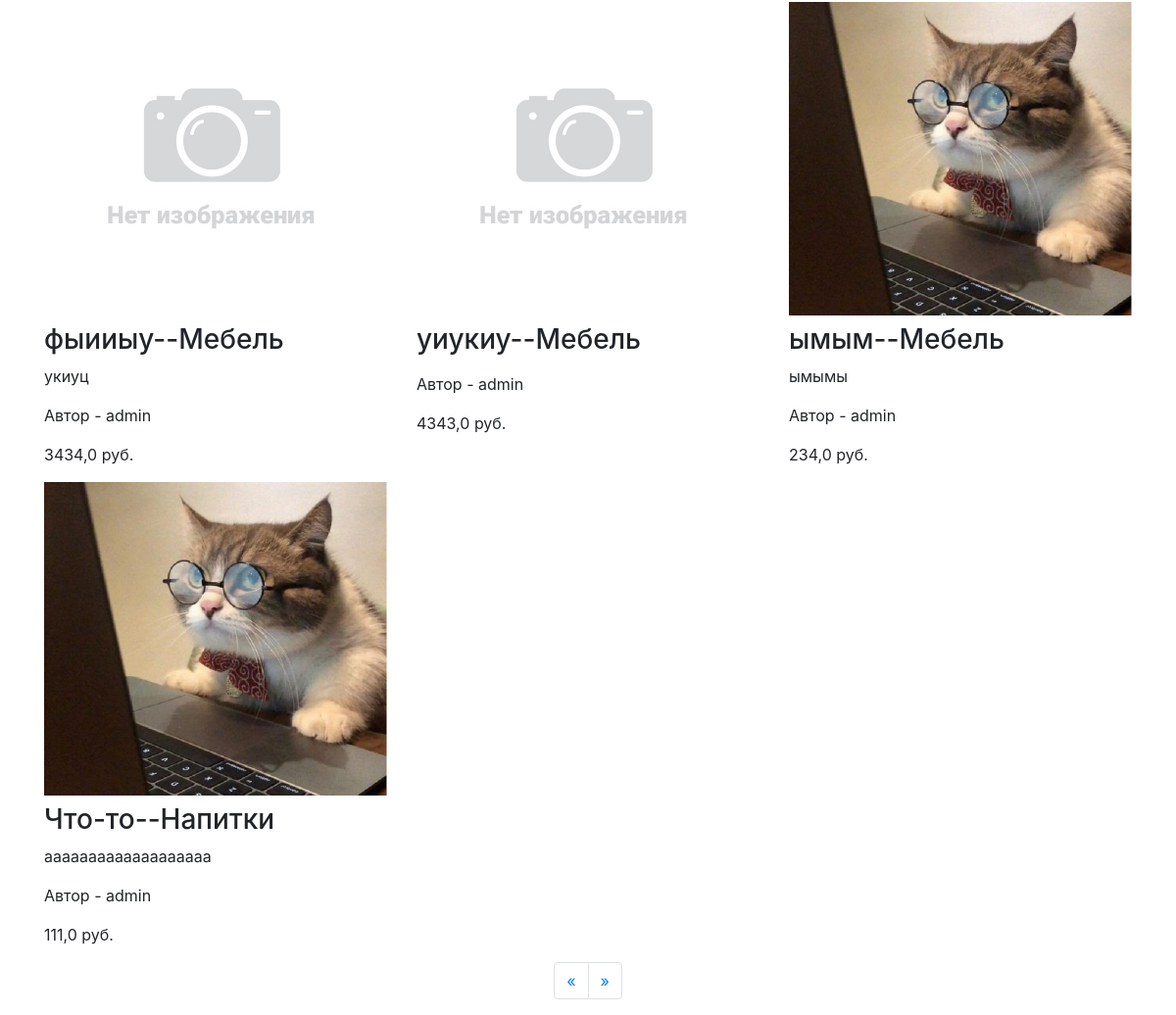
The app's page / (lower part), older data.
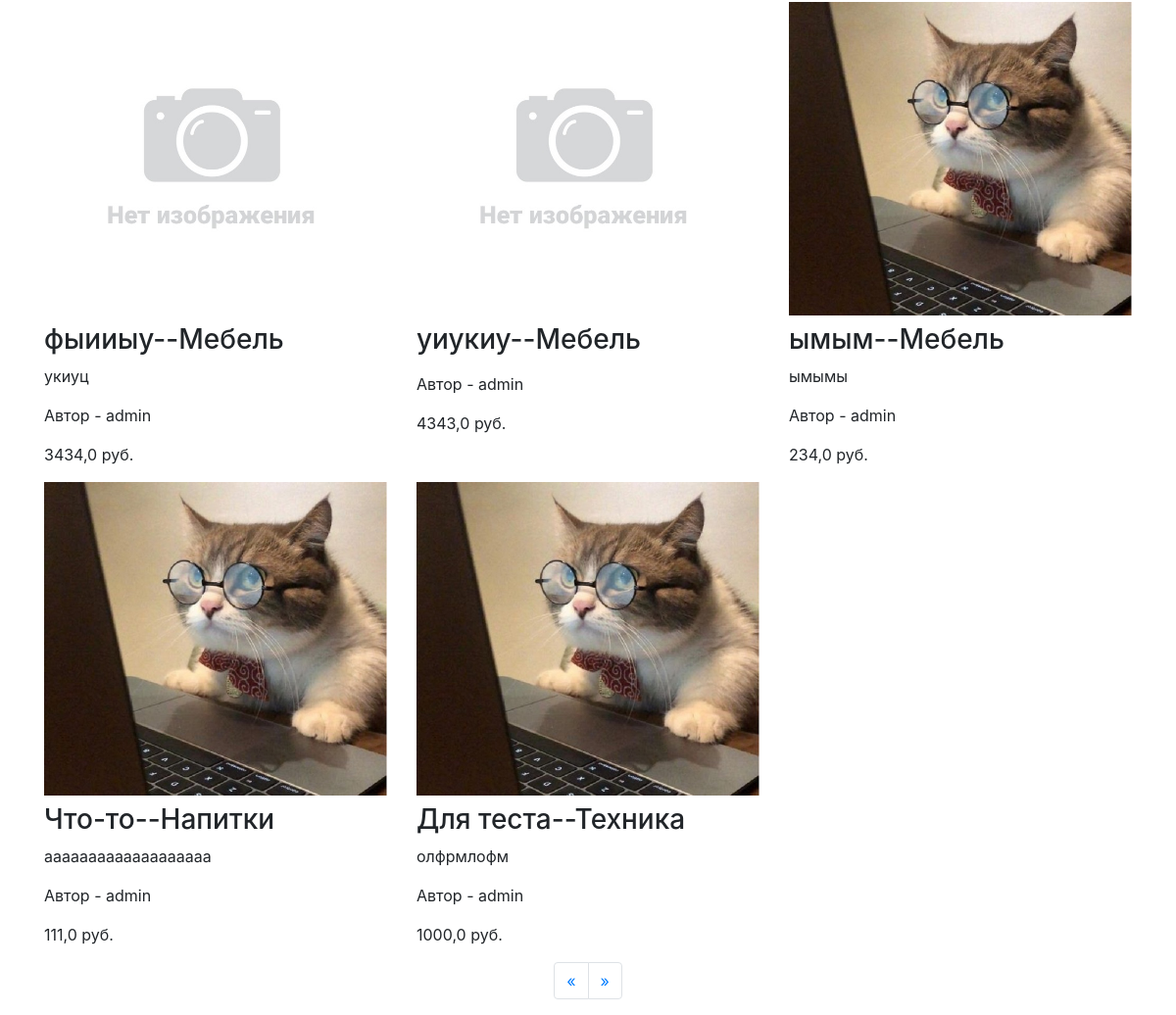
The same page, newer data.
### shop/models.py (models this page shows, shortened)
class Product(models.Model):
    name = models.CharField(max_length=100)
    description = models.TextField(blank=True)
    category = models.ForeignKey(Category, related_name='products', on_delete=models.CASCADE)
    price = models.FloatField()
    image = models.ImageField()
    count_sell = models.IntegerField(blank=True)
    created = models.DateTimeField(auto_now_add=True)
    discount = models.FloatField(default=0)
    user = models.ForeignKey(User, on_delete=models.CASCADE)

class Category(models.Model):
    name = models.CharField(max_length=100)
    description = models.TextField(blank=True)
    def __str__(self):
        return self.name

### shop/views.py (the view)
# urls.py: 2. Add a URL to urlpatterns:  path('', views.home, name='home')
def home(request):
    page = int(request.GET.get('page', 1))
    previousPage = page - 1 if page != 1 else 1
    nextPage = page + 1
    products = Product.objects.all()[(page-1)*9:(page-1)*9+9]
    return render(request, 'shop/home.html',{'products':products, 'pageinfo':{'next': nextPage, 'previous': previousPage}})

### shop/templates/shop/home.html (shortened to what this page needs)
{% extends "shop/base.html" %}
{% load static %}
{% block content %}
<div class="row">
    {% for product in products %}
    <div class="col-lg-4 col-md-6">
        {% if product.image %}
        <a href="{% url 'viewproduct' product.id %}">
            <img src="{{ product.image.url }}" class="img-fluid mb-2">
        </a>
        {% else %}
        <a href="{% url 'viewproduct' product.id %}">
            <img src="/media/noPhoto.jpg" class="img-fluid mb-2">
        </a>
        {% endif %}
        <h3>{{ product.name }}--{{ product.category }}</h3>
        <p>{{ product.description }}</p>
        <p>Автор - {{ product.user }}</p>
        <p>{{ product.price }} руб.</p>
    </div>
    {% endfor %}
</div>
<nav aria-label="Pagination">
    <ul class="pagination justify-content-center">
        <li class="page-item">
            <a class="page-link" href="?page={{pageinfo.previous}}">&laquo;</a>
        </li>
        <li class="page-item">
            <a class="page-link" href="?page={{pageinfo.next}}">&raquo;</a>
        </li>
    </ul>
</nav>
{% endblock %}

Row changes from the older to the newer data that the page shows:
added Product: image (picture), name "Для теста", category "Техника", description "олфрмлофм", user "admin", price "1000,0"
